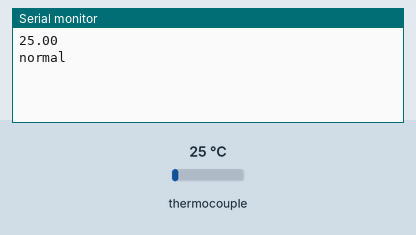
Simulated run of this sketch. Board: Arduino Uno, built with avr-gcc and run on an emulated ATmega328P. On the bench: the last lines printed to the serial monitor. The inputs (shaded band) are chosen by the test bench; at power-on: thermocouple 25 °C.

Above: at 1.7 s.
1.8 s: thermocouple set to 75 °C
At 2.5 s:
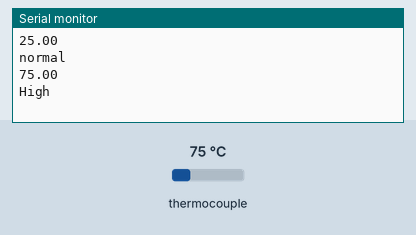
4.5 s: thermocouple set to 6 °C
At 6.0 s:
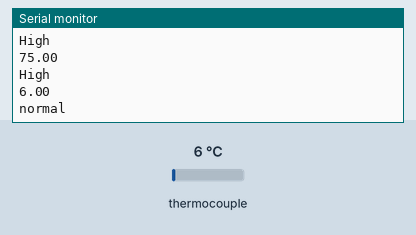
Timing chart, 0 to 7.5 s (numbered marks = the images above; inputs shaded):
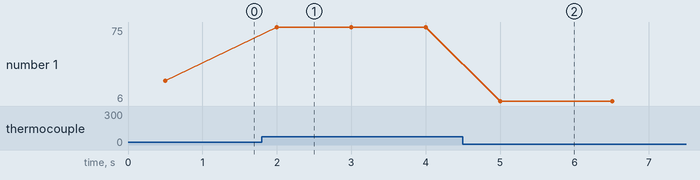

Measured:
- after the input at 1.8 s, the serial monitor: prints a new line after 0.20 s (image 1)
- after the input at 4.5 s, the serial monitor: prints a new line after 0.51 s (image 2)
- plotted number 1: 25 → 75 after the input at 1.8 s, 75 → 6 after the input at 4.5 s

The sketch:

code_experience_79.ino
```cpp
/*
 By:Farkad Adnan
 E-mail: farkad.hpfa95@gmail.com
 inst : farkadadnan
 #farkadadnan , #farkad_adnan , فرقد عدنان#
 FaceBook: كتاب عالم الاردوينو
 inst : arduinobook
 #كتاب_عالم_الاردوينو  #كتاب_عالم_الآردوينو
 */
#include "max6675.h"
int thermoSO = 4;
int thermoCS = 5;
int thermoSCK = 6;
float temp1 = 0;
MAX6675 thermocouple(thermoSCK, thermoCS, thermoSO);
void setup() {
  Serial.begin(9600);
   delay(500);
}
void loop() {
  temp1 = thermocouple.readCelsius();
     Serial.println(temp1);
        if(temp1 < 40   ){
          Serial.println("normal");
        delay(1000);
        }
        if(temp1 > 40)
        {
          Serial.println("High");
           delay(1000);
        } else
        delay(500);
}
```
